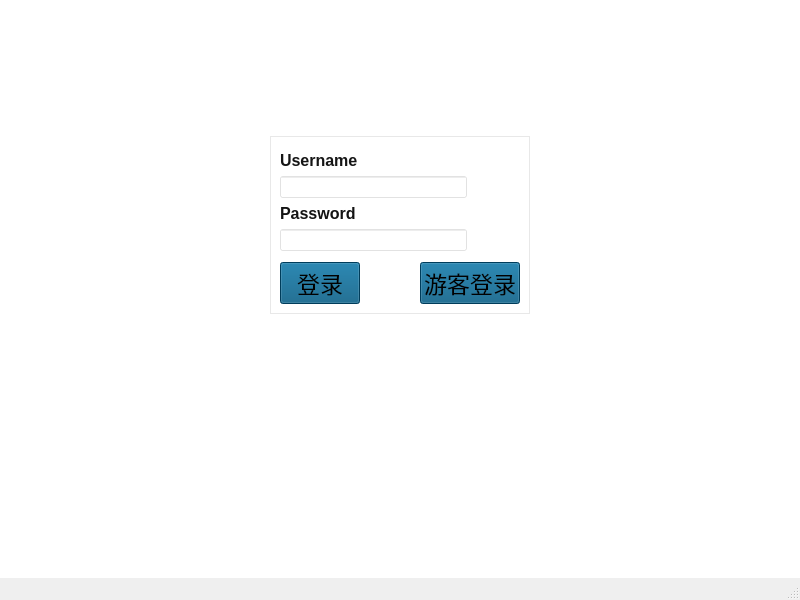
<?xml version="1.0" encoding="UTF-8"?>
<ui version="4.0">
 <class>login</class>
 <widget class="QMainWindow" name="login">
  <property name="geometry">
   <rect>
    <x>0</x>
    <y>0</y>
    <width>800</width>
    <height>600</height>
   </rect>
  </property>
  <property name="windowTitle">
   <string>login</string>
  </property>
  <widget class="QWidget" name="centralwidget">
   <property name="styleSheet">
    <string notr="true">#centralwidget{
background-color: rgb(255, 255, 255);
border-image: url(:/img/library2.jpeg);
}
</string>
   </property>
   <layout class="QGridLayout" name="gridLayout">
    <item row="2" column="1">
     <spacer name="verticalSpacer_2">
      <property name="orientation">
       <enum>Qt::Vertical</enum>
      </property>
      <property name="sizeHint" stdset="0">
       <size>
        <width>20</width>
        <height>20</height>
       </size>
      </property>
     </spacer>
    </item>
    <item row="1" column="1">
     <widget class="QFrame" name="frame">
      <property name="styleSheet">
       <string notr="true">background-color: rgba(255, 255, 255, 100);</string>
      </property>
      <property name="frameShape">
       <enum>QFrame::StyledPanel</enum>
      </property>
      <property name="frameShadow">
       <enum>QFrame::Raised</enum>
      </property>
      <layout class="QGridLayout" name="gridLayout_2">
       <item row="6" column="1">
        <spacer name="horizontalSpacer">
         <property name="orientation">
          <enum>Qt::Horizontal</enum>
         </property>
         <property name="sizeHint" stdset="0">
          <size>
           <width>40</width>
           <height>20</height>
          </size>
         </property>
        </spacer>
       </item>
       <item row="3" column="0">
        <widget class="QLabel" name="text2">
         <property name="styleSheet">
          <string notr="true">background-color: transparent;</string>
         </property>
         <property name="text">
          <string>&lt;html&gt;&lt;head/&gt;&lt;body&gt;&lt;p&gt;&lt;span style=&quot; font-size:12pt; font-weight:700; color:#131313;&quot;&gt;Password&lt;/span&gt;&lt;/p&gt;&lt;/body&gt;&lt;/html&gt;</string>
         </property>
        </widget>
       </item>
       <item row="1" column="0">
        <widget class="QLabel" name="texe1">
         <property name="font">
          <font>
           <bold>true</bold>
          </font>
         </property>
         <property name="styleSheet">
          <string notr="true">background-color: transparent;
</string>
         </property>
         <property name="text">
          <string>&lt;html&gt;&lt;head/&gt;&lt;body&gt;&lt;p&gt;&lt;span style=&quot; font-size:12pt; color:#151515;&quot;&gt;Username&lt;/span&gt;&lt;/p&gt;&lt;/body&gt;&lt;/html&gt;</string>
         </property>
        </widget>
       </item>
       <item row="6" column="0">
        <widget class="QPushButton" name="sign_in">
         <property name="font">
          <font>
           <pointsize>17</pointsize>
          </font>
         </property>
         <property name="styleSheet">
          <string notr="true">background-color: rgb(0, 85, 127);</string>
         </property>
         <property name="text">
          <string>登录</string>
         </property>
        </widget>
       </item>
       <item row="6" column="2" colspan="2">
        <widget class="QPushButton" name="sign_up">
         <property name="font">
          <font>
           <pointsize>17</pointsize>
          </font>
         </property>
         <property name="styleSheet">
          <string notr="true">background-color: rgb(0, 85, 127);</string>
         </property>
         <property name="text">
          <string>游客登录</string>
         </property>
        </widget>
       </item>
       <item row="5" column="0">
        <spacer name="verticalSpacer_3">
         <property name="orientation">
          <enum>Qt::Vertical</enum>
         </property>
         <property name="sizeHint" stdset="0">
          <size>
           <width>20</width>
           <height>5</height>
          </size>
         </property>
        </spacer>
       </item>
       <item row="0" column="0">
        <spacer name="verticalSpacer_4">
         <property name="orientation">
          <enum>Qt::Vertical</enum>
         </property>
         <property name="sizeHint" stdset="0">
          <size>
           <width>20</width>
           <height>5</height>
          </size>
         </property>
        </spacer>
       </item>
       <item row="2" column="0" colspan="3">
        <widget class="QLineEdit" name="username">
         <property name="styleSheet">
          <string notr="true">color: rgb(2, 2, 2);</string>
         </property>
        </widget>
       </item>
       <item row="4" column="0" colspan="3">
        <widget class="QLineEdit" name="password">
         <property name="styleSheet">
          <string notr="true">color: rgb(11, 11, 11);</string>
         </property>
         <property name="echoMode">
          <enum>QLineEdit::Password</enum>
         </property>
        </widget>
       </item>
      </layout>
     </widget>
    </item>
    <item row="1" column="0">
     <spacer name="horizontalSpacer_3">
      <property name="orientation">
       <enum>Qt::Horizontal</enum>
      </property>
      <property name="sizeHint" stdset="0">
       <size>
        <width>20</width>
        <height>20</height>
       </size>
      </property>
     </spacer>
    </item>
    <item row="0" column="1">
     <spacer name="verticalSpacer">
      <property name="orientation">
       <enum>Qt::Vertical</enum>
      </property>
      <property name="sizeHint" stdset="0">
       <size>
        <width>10</width>
        <height>20</height>
       </size>
      </property>
     </spacer>
    </item>
    <item row="1" column="2">
     <spacer name="horizontalSpacer_4">
      <property name="orientation">
       <enum>Qt::Horizontal</enum>
      </property>
      <property name="sizeHint" stdset="0">
       <size>
        <width>20</width>
        <height>20</height>
       </size>
      </property>
     </spacer>
    </item>
    <item row="3" column="1">
     <spacer name="verticalSpacer_5">
      <property name="orientation">
       <enum>Qt::Vertical</enum>
      </property>
      <property name="sizeHint" stdset="0">
       <size>
        <width>20</width>
        <height>40</height>
       </size>
      </property>
     </spacer>
    </item>
   </layout>
  </widget>
  <widget class="QMenuBar" name="menubar">
   <property name="geometry">
    <rect>
     <x>0</x>
     <y>0</y>
     <width>800</width>
     <height>17</height>
    </rect>
   </property>
  </widget>
  <widget class="QStatusBar" name="statusbar"/>
 </widget>
 <tabstops>
  <tabstop>sign_in</tabstop>
 </tabstops>
 <resources/>
 <connections/>
</ui>
